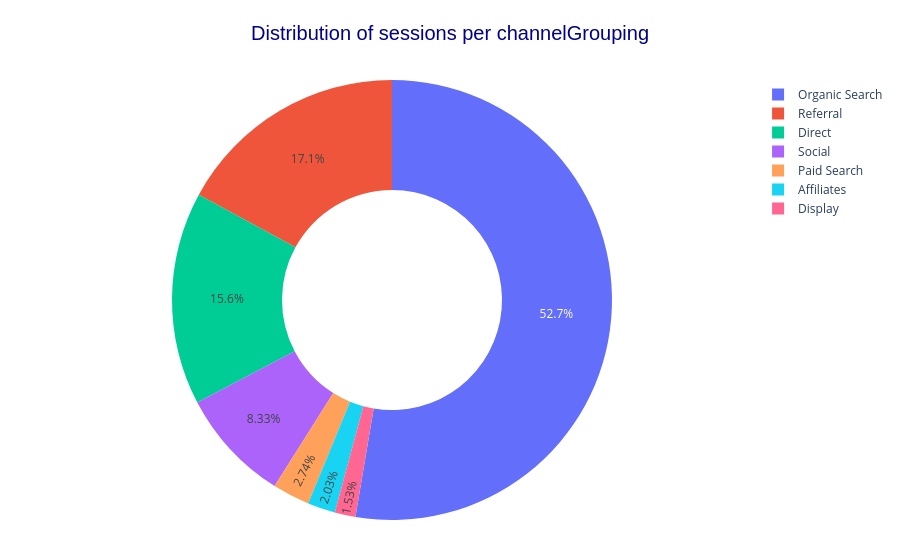

Notebook code cell kept with this figure:
### Code cell
plot_sessions_per_group(df_clean, 'channelGrouping', viz_type='pie')

### Figure 1 — Plotly figure (JSON) as saved in the notebook; plotly's stock layout.template omitted (floating-point values rounded to 4 significant figures)
{"data": [{"domain": {"x": [0, 1], "y": [0, 1]}, "hole": 0.5, "hovertemplate": "channelGrouping=%{label}<br>sessions=%{value}<extra></extra>", "labels": ["Organic Search", "Referral", "Direct", "Social", "Paid Search", "Affiliates", "Display"], "legendgroup": "", "name": "", "showlegend": true, "type": "pie", "values": [1346, 436, 400, 213, 70, 52, 39]}], "layout": {"legend": {"tracegroupgap": 0}, "margin": {"b": 40, "l": 40, "r": 40, "t": 80}, "title": {"font": {"color": "darkblue", "family": "Arial", "size": 20}, "text": "Distribution of sessions per channelGrouping", "x": 0.5}}}
